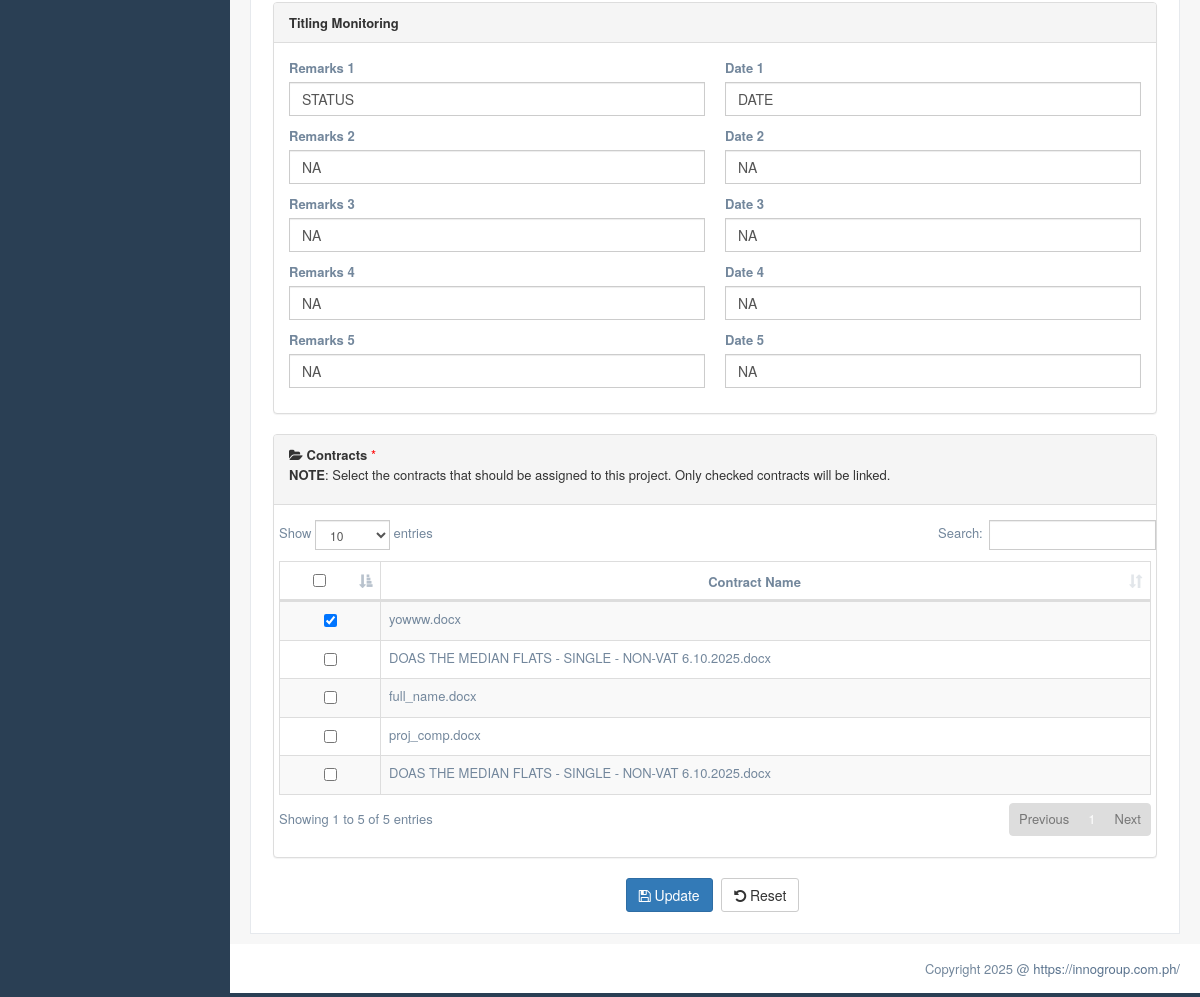
Before: /production/edit_project.php?id=29 (signed in, lower part) with the older database file.
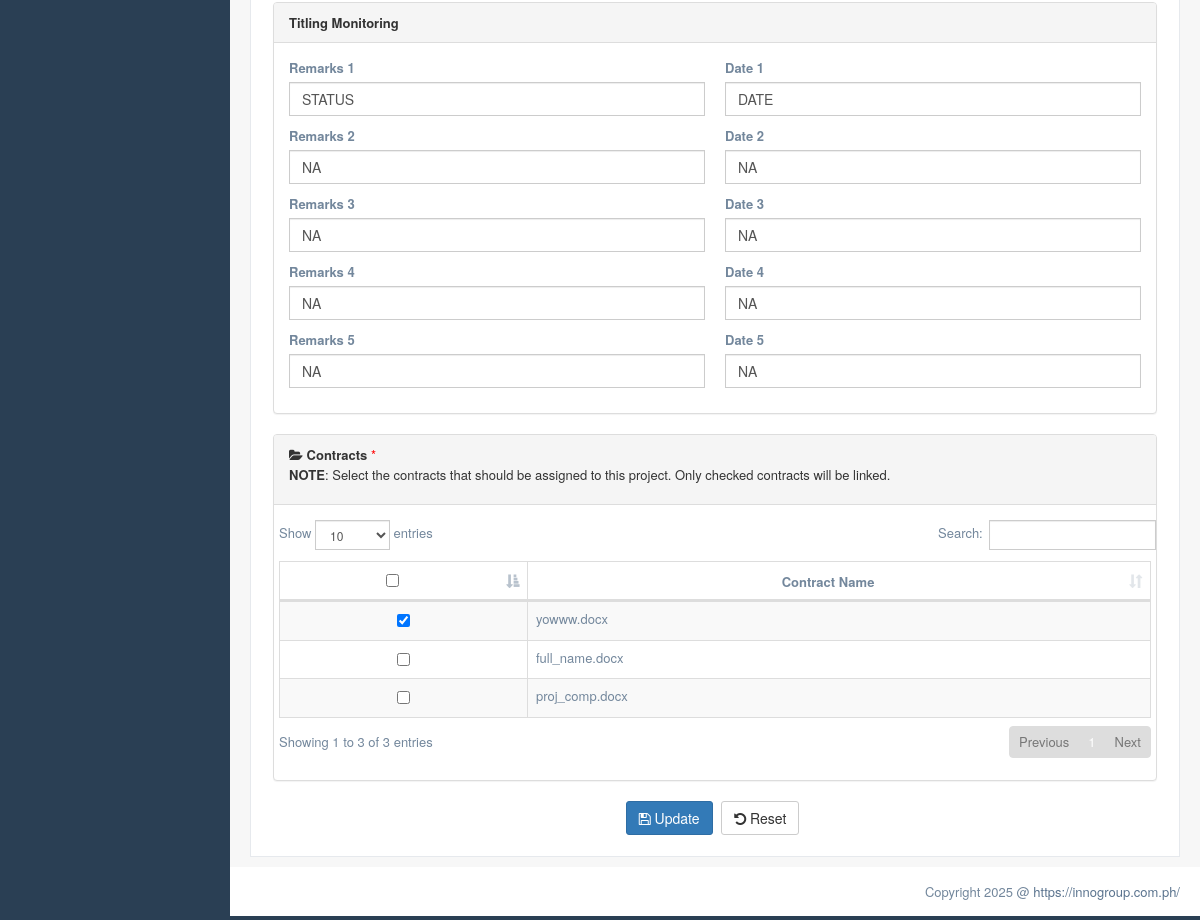
After: the same page with the newer database file.
### tables this page shows
CREATE TABLE `project_tbl` (
  `id` int(11) NOT NULL,
  `project_code` varchar(50) NOT NULL,
  `company_code` varchar(5) NOT NULL,
  `project_name` varchar(100) NOT NULL,
  `location` varchar(100) NOT NULL,
  `city` varchar(50) NOT NULL,
  `province` varchar(50) NOT NULL,
  `association` varchar(100) NOT NULL,
  `registry` varchar(100) NOT NULL,
  `project_tct_no` varchar(50) NOT NULL,
  `condo` int(11) NOT NULL,
  `contract_remarks_1` varchar(100) NOT NULL,
  `contract_date_1` varchar(100) NOT NULL,
  `contract_remarks_2` varchar(100) NOT NULL,
  `contract_date_2` varchar(100) NOT NULL,
  `contract_remarks_3` varchar(100) NOT NULL,
  `contract_date_3` varchar(100) NOT NULL,
  `contract_remarks_4` varchar(100) NOT NULL,
  `contract_date_4` varchar(100) NOT NULL,
  `contract_remarks_5` varchar(100) NOT NULL,
  `contract_date_5` varchar(100) NOT NULL,
  `pagibig_remarks_1` varchar(100) NOT NULL,
  `pagibig_date_1` varchar(100) NOT NULL,
  `pagibig_remarks_2` varchar(100) NOT NULL,
  `pagibig_date_2` varchar(100) NOT NULL,
  `pagibig_remarks_3` varchar(100) NOT NULL,
  `pagibig_date_3` varchar(100) NOT NULL,
  `pagibig_remarks_4` varchar(100) NOT NULL,
  `pagibig_date_4` varchar(100) NOT NULL,
  `pagibig_remarks_5` varchar(100) NOT NULL,
  `pagibig_date_5` varchar(100) NOT NULL,
  `titling_remarks_1` varchar(100) NOT NULL,
  `titling_date_1` varchar(100) NOT NULL,
  `titling_remarks_2` varchar(100) NOT NULL,
  `titling_date_2` varchar(100) NOT NULL,
  `titling_remarks_3` varchar(100) NOT NULL,
  `titling_date_3` varchar(100) NOT NULL,
  `titling_remarks_4` varchar(100) NOT NULL,
  `titling_date_4` varchar(100) NOT NULL,
  `titling_remarks_5` varchar(100) NOT NULL,
  `titling_date_5` varchar(100) NOT NULL,
  `created_by` int(11) NOT NULL,
  `date_created` varchar(50) NOT NULL,
  `is_active` int(11) NOT NULL
);

CREATE TABLE `contract_files_tbl` (
  `id` int(11) NOT NULL,
  `contract_name` varchar(100) NOT NULL,
  `contract_file` longblob NOT NULL,
  `contract_type_id` int(11) NOT NULL,
  `created_by` int(11) NOT NULL,
  `date_created` varchar(50) NOT NULL,
  `is_active` int(11) NOT NULL
);

### production/edit_project.php (the view, shortened to what the changed rows need)
<?php
require_once '../objects/project.obj.php';
require_once '../objects/contract_file.obj.php';
require_once '../objects/project_contract.obj.php';
$database = new Connection();
$db = $database->connect();
?>
<!DOCTYPE html>
<html lang="en">
<head>
    <link href="../vendors/bootstrap/dist/css/bootstrap.min.css" rel="stylesheet">
    <link href="../vendors/font-awesome/css/font-awesome.min.css" rel="stylesheet">
    <link href="https://cdnjs.cloudflare.com/ajax/libs/toastr.js/latest/toastr.min.css" rel="stylesheet" />
    <link href="../vendors/datatables.net-bs/css/dataTables.bootstrap.min.css" rel="stylesheet">
    <link href="../vendors/datatables.net-buttons-bs/css/buttons.bootstrap.min.css" rel="stylesheet">
    <link href="../vendors/datatables.net-fixedheader-bs/css/fixedHeader.bootstrap.min.css" rel="stylesheet">
    <link href="../vendors/datatables.net-responsive-bs/css/responsive.bootstrap.min.css" rel="stylesheet">
    <link href="../vendors/datatables.net-scroller-bs/css/scroller.bootstrap.min.css" rel="stylesheet">
    <link href="../build/css/custom.min.css" rel="stylesheet">
    <link rel="stylesheet" href="../build/css/custom_switch.style.css">
</head>
<body class="nav-md">
    <div class="container body">
        <div class="main_container">
            <div class="right_col" role="main">
                <div class="">
                    <div class="row">
                        <div class="col-md-12 col-sm-12 col-xs-12">
                            <div class="x_panel">
                                <div class="x_content">
                                    <br>
                                    <?php
                                    $edit_project = new Project($db);
                                    $edit_project->id = $_GET['id'];
                                    $edit = $edit_project->get_projects();
                                    while ($row = $edit->fetch(PDO::FETCH_ASSOC)) {
                                        echo '
                                        <form>
                                            <div class="panel panel-default">
                                                <div class="panel-heading"><strong>Project Details</strong></div>
                                                <div class="panel-body">
                                                    <div class="row">
                                                        <div class="col-md-4 col-sm-6 col-xs-12">
                                                            <div class="form-group">
                                                                <label for="upd_project_code">Project Code</label>
                                                                <input type="text" id="upd_project_id" name="upd_project_id" value="' . $row['id'] . '" hidden>
                                                                <input type="text" class="form-control" id="upd_project_code" name="upd_project_code" value="' . $row['project_code'] . '" readonly>
                                                            </div>
                                                            <div class="form-group">
                                                                <label for="upd_company_code">Company Code <span style="color:red">*</span></label>
                                                                <select class="form-control" id="upd_company_code">
                                                                <option value="' . (int)$row['company_id'] . '" disabled selected>' . $row['company_code'] . '</option>
                                                                ';
                                        echo '
                                                                </select>
                                                            </div>
                                                                <input type="text" class="form-control" id="upd_project_name" name="upd_project_name" value="' . $row['project_name'] . '">
                                                                    <input type="checkbox" class="custom-control-input" id="upd_condo" name="upd_condo" value="' . $row['condo'] . '" ' . ($row['condo'] == 1 ? ' checked' : '') . '>
                                                        </div>
                                                                <input type="text" class="form-control" id="upd_location" name="upd_location" value="' . $row['location'] . '">
                                                                <input type="text" class="form-control" id="upd_city" name="upd_city" value="' . $row['city'] . '">
                                                                <input type="text" class="form-control" id="upd_province" name="upd_province" value="' . $row['province'] . '">
                                                                <input type="text" class="form-control" id="upd_association" name="upd_association" value="' . $row['association'] . '">
                                                                <input type="text" class="form-control" id="upd_registry" name="upd_registry" value="' . $row['registry'] . '">
                                                                <input type="text" class="form-control" id="upd_project_tct_no" name="upd_project_tct_no" value="' . $row['project_tct_no'] . '">
                                                    </div>
                                                </div>
                                            </div>
                                            <div class="panel panel-default">
                                                <div class="panel-body">
                                                    <div class="row">';
                                        echo '</div>
                                                </div>
                                            </div>
                                            <div class="panel panel-default">
                                                <div class="panel-heading"><strong>Pagibig Monitoring</strong></div>
                                                <div class="panel-body">
                                                    <div class="row">';
                                        echo '</div>
                                                </div>
                                            </div>
                                            <div class="panel panel-default">
                                                <div class="panel-heading"><strong>Titling Monitoring</strong></div>
                                                <div class="panel-body">
                                                    <div class="row">';
                                        for ($i = 1; $i <= 5; $i++) {
                                            echo '
                                                        <div class="col-md-6 col-sm-6 col-xs-12">
                                                                <div class="form-group">
                                                                    <label for="upd_titling_remarks_' . $i . '">Remarks ' . $i . '</label>
                                                                    <input type="text" class="form-control" id="upd_titling_remarks_' . $i . '" name="upd_titling_remarks_' . $i . '" value="' . $row['titling_remarks_' . $i . ''] . '">
                                                                </div>
                                                            </div>
                                                            <div class="col-md-6 col-sm-6 col-xs-12">
                                                                <div class="form-group">
                                                                    <label for="upd_titling_date_' . $i . '">Date ' . $i . '</label>
                                                                    <input type="text" class="form-control" id="upd_titling_date_' . $i . '" name="upd_titling_date_' . $i . '" value="' . $row['titling_date_' . $i . ''] . '">
                                                                </div>
                                                            </div>
                                                        ';
                                        }
                                        echo '</div>
                                                </div>
                                            </div>
                                            <div class="panel panel-default">
                                              <div class="panel-heading"><strong><span class="fa fa-folder-open"></span> Contracts</strong> <span style="color:red">*</span>
                                                <p><strong>NOTE</strong>: Select the contracts that should be assigned to this project. Only checked contracts will be linked.</p>
                                            </div>
                                                <div class="panel-body">
                                                    <div class="row">
                                                         <table id="datatable" class="table table-bordered table-striped">
                                                        <thead>
                                                            <tr>
                                                                <th class="text-center"><input type="checkbox" id="check_all"></th>
                                                                <th class="text-center">Contract Name</th>
                                                            </tr>
                                                        </thead>
                                                        <tbody>';
                                        $view_contract_file = new ContractFile($db);
                                        $get_contract_id = new ProjectContract($db);
                                        $get_contract_id->project_id = $_GET['id'];
                                        $view = $view_contract_file->view_contract_files();
                                        $projectContracts = $get_contract_id->get_contract_ids();
                                        $selectedContractIds = [];
                                        foreach ($projectContracts as $row) {
                                            $selectedContractIds[] = $row['contract_id'];
                                        }
                                        while ($row2 = $view->fetch(PDO::FETCH_ASSOC)) {
                                            $isChecked = in_array($row2['id'], $selectedContractIds) ? 'checked' : '';
                                            echo '<tr>
                                                    <td class="text-center">
                                                        <input type="checkbox" name="contract_id" class="checklist" value="' . htmlspecialchars($row2['id']) . '" ' . $isChecked . '>
                                                    </td>
                                                    <td>' . htmlspecialchars($row2['contract_name']) . '</td>
                                                </tr>';
                                        }
                                        echo '</tbody>
                                                        </table>
                                                    </div>
                                                </div>
                                            </div>
                                            <div class="text-center" style="margin-top:20px;">
                                                <button type="submit" class="btn btn-primary btn-md update"><i class="fa fa-save"></i> Update</button>
                                                <button type="reset" class="btn btn-default btn-md"><i class="fa fa-undo"></i> Reset</button>
                                            </div>
                                        </form>
                                        ';
                                    }
                                    ?>
                                </div>
                            </div>
                        </div>
                    </div>
                </div>
            </div>
        </div>
    </div>
</body>
</html>

Changed rows visible on the page:
changed project_tbl "STATUS": loses contract_files_tbl (contract_name "DOAS THE MEDIAN FLATS - SINGLE - NON-VAT 6.10.2025.docx")
Other visible differences:
text written by a page script: "Show entries Search: Showing 1 to 5 of 5 entries Previous 1 Next" → "Show entries Search: Showing 1 to 3 of 3 entries Previous 1 Next"
